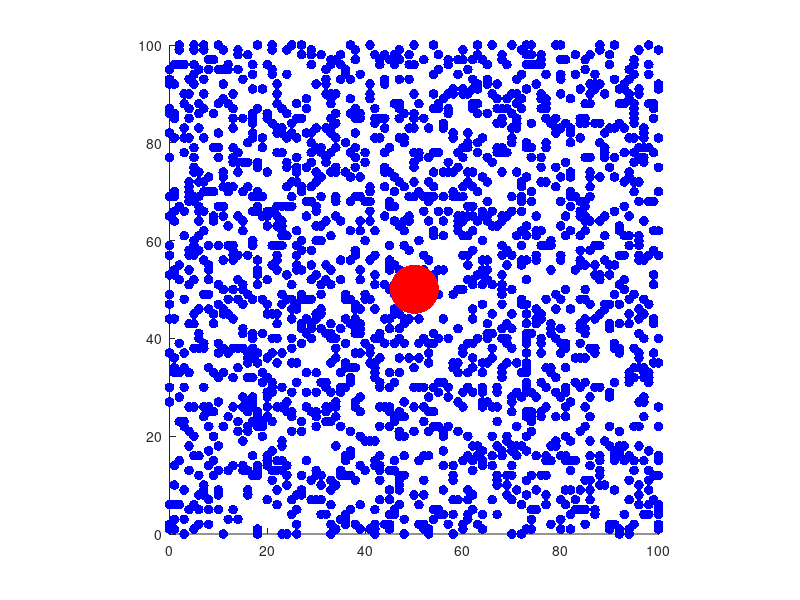

The MATLAB script that drew this image: (Note: this script raises an error after producing the figure.)
% simulate membrane dynamics
% initialize variables

num_lipids = 2000;
num_steps = 2000;
colors = repmat([0, 0, 1], num_lipids, 1);
focal_size = 5;

interaction_vectors = zeros(num_lipids,2);
speed = zeros(num_steps, 1);
avg_speed = NaN(num_steps,1);
interaction = NaN(num_steps,1);
distance_traveled = NaN(num_steps,1);
max_distance = NaN(num_steps,1);
avg_speed_over_steps = NaN(num_steps,1);
speed_over_steps = NaN(num_steps,1);
avg_num_interactions = NaN(num_steps,1);

friction_coefficient = 0;

% create matrix for particle of interest 
% store current and previous position

focal_pos = zeros(1,4);

% create matrix for lipids
% store current and previous position
pos_lipids = zeros(num_lipids,4);

% initialize positions of particle of interest and lipids

focal_pos(1,1:2) = [50 50];
focal_pos(1,3:4) = focal_pos(1,1:2) + randi([-100 100], 1,2)/1000;


for i = 1:num_lipids
    pos_lipids(i, 1:2) = randi([0 100], 1,2);
    pos_lipids(i, 3:4) = pos_lipids(i, 1:2);
end
% set up graphs

figure;
hold on;
lipid_scatter = scatter(pos_lipids(:,3), pos_lipids(:,4), 50, colors, 'filled');
focal_scatter = scatter(focal_pos(:,3), focal_pos(:,4), focal_size, 'red', 'filled');
theta = linspace(0, 2*pi, 100); 
circle_x = focal_size * cos(theta) + focal_pos(1,3);
circle_y = focal_size * sin(theta) + focal_pos(1,4);
circle_plot = fill(circle_x, circle_y, [1, 0, 0], 'EdgeColor', 'none');
xlim([0 100]);
ylim([0 100]);
axis equal
hold off;

figure
layout = tiledlayout(2,2);
nexttile
hold on;
xlabel('Time')
ylabel('Distance per Time Step')
title('Average Speed')
xlim([0 num_steps])
ylim([0 1])
speed_plot = plot(avg_speed,'b', 'LineWidth',2);
hold off;

nexttile
hold on;
xlabel('Time')
ylabel('Number of Interactions')
title('Number of Interactions')
xlim([0 num_steps])
ylim([0 15])
interaction_plot = plot(interaction, 'Color', [0.75 0.75 0.75], 'LineWidth',1);
hold on;
avg_interaction_plot = plot(avg_num_interactions, 'r', 'LineWidth', 2);
hold off;

nexttile
hold on;
title('Max Distance Traveled')
xlabel('Time')
ylabel('Distance')
xlim([0 num_steps])
distance_plot = plot(max_distance, 'b', LineWidth=2);
hold off;

nexttile
hold on;
title('Average Speed Without Vibrations')
xlabel('time')
ylabel('Average Speed')
xlim([0 num_steps])
ylim([0 10])
speed_over_steps_plot = plot(avg_speed_over_steps, 'b', 'LineWidth', 2);
hold off;
% simulate movement
focal_pos_init = focal_pos(1,3:4);
focal_pos_minus_100 = focal_pos(1,3:4);
for i = 1:num_steps
    friction_lipids = [0 0];
    for j = 1:num_lipids
        lipid_movement = pos_lipids(j,3:4) - pos_lipids(j,1:2);
        pos_lipids(j, 1:2) = pos_lipids(j, 3:4); %store previous position
        pos_lipids(j, 3:4) = pos_lipids(j, 1:2) + 0.5*lipid_movement + randi([-100 100], 1,2)/300;
        pos_lipids(j,:) = max(min(pos_lipids(j,:), 100), 1);
    end
    % movement of focal particle
    % check for touching lipids
    num_interactions = 0;
    for k = 1:num_lipids
        distance = norm(pos_lipids(k,3:4) - focal_pos(1,3:4));
        lipid_direction = pos_lipids(k, 3:4) - pos_lipids(k,1:2);
        focal_direction = (focal_pos(1,3:4) - focal_pos(1,1:2));
        cos_theta = dot(lipid_direction, focal_direction)/(norm(lipid_direction)*norm(focal_direction));
        angle = acosd(cos_theta);
        if angle < 90 % exclude lipids that are in radius of interaction but wouldn't realistically apply force
            if distance <= focal_size + 1 && distance >= focal_size - 1
                colors(k,:) = [0, 1, 0];
                interaction_vectors(k, 1:2) = pos_lipids(k,3:4) - pos_lipids(k,1:2);
                num_interactions = num_interactions + 1;
            else
                interaction_vectors(k,:) = [0 0];
                colors(k,:) = [0, 0, 1];
            end
        end
        
    end
    for l = 1:num_lipids
    distance = norm(pos_lipids(l,3:4) - focal_pos(1,3:4));
    if distance <= focal_size + 1 && distance >= focal_size - 1
            focal_lipid_vector = focal_pos(1,3:4) - pos_lipids(l,3:4);
            focal_lipid_angle = acosd(dot(focal_lipid_vector, focal_direction)/(norm(focal_lipid_vector)*norm(focal_direction)));
            if focal_lipid_angle <= 90
                friction_lipids = [friction_lipids; pos_lipids(l,3:4)];
            end
    end
    end
    %move focal particle based on lipid movement
    force = -sum(interaction_vectors);
    direction = (focal_pos(1,3:4) - focal_pos(1,1:2));
    direction = direction/norm(direction);
    for xy = 3:4
            if focal_pos(1,xy) <= 1 || focal_pos(1,xy) >= 100
                direction = -direction;
            end
    end
    focal_pos(1,1:2) = focal_pos(1,3:4);
    friction_coefficient = 1/size(friction_lipids,1);
    friction_coefficient = friction_coefficient - 1;
    focal_pos(1,3:4) = focal_pos(1,1:2) + (0.1*force + 0.3*direction) + friction_coefficient*(0.1* force + 0.3*direction)/3;
    
    speed(i,1) = norm(focal_pos(1,3:4) - focal_pos(1,1:2));
    if mod(i-1, 20) == 0 % update speed after 100 steps (vibration and more constant movement treated differently)
        distance_traveled_in20 = focal_pos(1,3:4) - focal_pos_minus_100;
        speed_over_steps(i:i+19,1) = repmat(norm(distance_traveled_in20),20,1);
        focal_pos_minus_100 = focal_pos(1,3:4);
    end
    avg_speed_over_steps(i,1) = sum(speed_over_steps(1:i,1))/i;
    avg_speed(i,1) = sum(speed(1:i,1))/i;
    distance_traveled(i,1) = norm(focal_pos(1,3:4) - focal_pos_init);
    max_distance(i,1) = max(distance_traveled);
    interaction(i,1) = num_interactions;
    avg_num_interactions(i,1) = sum(interaction(1:i))/i;
    % update plots
    set(lipid_scatter, 'XData', pos_lipids(:,3), 'YData', pos_lipids(:,4), 'CData', colors)
    set(focal_scatter, 'XData', focal_pos(1,3), 'YData', focal_pos(1,4))
    circle_x = focal_size * cos(theta) + focal_pos(1,3);
    circle_y = focal_size * sin(theta) + focal_pos(1,4);
    set(circle_plot, 'XData', circle_x, 'YData', circle_y);
    set(interaction_plot, 'YData', interaction)
    set(speed_plot, 'YData', avg_speed)
    set(distance_plot, 'YData', max_distance)
    set(speed_over_steps_plot, 'YData', avg_speed_over_steps)
    set(avg_interaction_plot, 'YData', avg_num_interactions)
    drawnow;
end